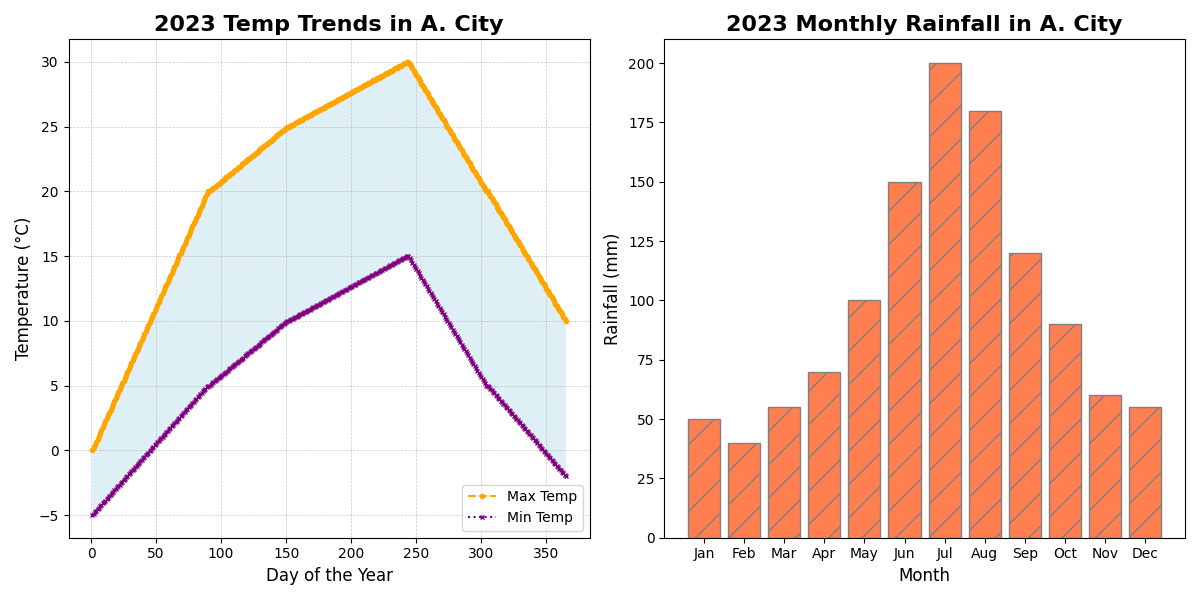

Generate this figure with Python:
import matplotlib.pyplot as plt
import numpy as np

days = np.arange(1, 366)
months = np.arange(1, 13)

high_temps = np.concatenate([
    np.linspace(0, 20, 90),
    np.linspace(20, 25, 61),
    np.linspace(25, 30, 92),
    np.linspace(30, 20, 61),
    np.linspace(20, 10, 61)
])

low_temps = np.concatenate([
    np.linspace(-5, 5, 90),
    np.linspace(5, 10, 61),
    np.linspace(10, 15, 92),
    np.linspace(15, 5, 61),
    np.linspace(5, -2, 61)
])

rainfall = np.array([50, 40, 55, 70, 100, 150, 200, 180, 120, 90, 60, 55])

fig, ax = plt.subplots(1, 2, figsize=(12, 6), dpi=100)

# Randomized stylistic changes
ax[0].plot(days, high_temps, label='Max Temp', color='orange', linestyle='--', marker='o', markersize=3)
ax[0].plot(days, low_temps, label='Min Temp', color='purple', linestyle=':', marker='x', markersize=3)
ax[0].fill_between(days, low_temps, high_temps, facecolor='lightblue', alpha=0.4)

ax[0].set_title('2023 Temp Trends in A. City', fontsize=16, fontweight='bold')
ax[0].set_xlabel('Day of the Year', fontsize=12)
ax[0].set_ylabel('Temperature (°C)', fontsize=12)
ax[0].legend(loc='lower right')
ax[0].grid(True, linestyle='--', linewidth=0.5, alpha=0.7)

ax[1].bar(months, rainfall, color='coral', edgecolor='grey', hatch='/')

ax[1].set_title('2023 Monthly Rainfall in A. City', fontsize=16, fontweight='bold')
ax[1].set_xlabel('Month', fontsize=12)
ax[1].set_ylabel('Rainfall (mm)', fontsize=12)
ax[1].set_xticks(months)
ax[1].set_xticklabels(['Jan', 'Feb', 'Mar', 'Apr', 'May', 'Jun', 'Jul', 'Aug', 'Sep', 'Oct', 'Nov', 'Dec'])
ax[1].grid(False)  # Removed grid from the rainfall chart for contrast

plt.tight_layout()
plt.show()
